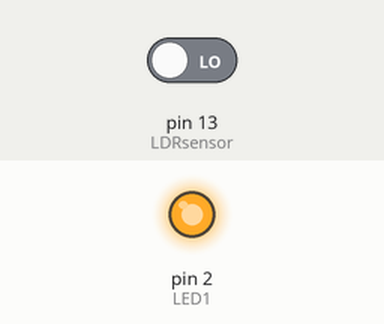
Bench run of a sketch on a simulated Arduino Uno, built with avr-gcc and run on an emulated ATmega328P. Parts: output pins drawn as LEDs (lit = HIGH). The test bench sets the inputs (shaded band); at power-on: pin 13 (LDRsensor) LOW.

Above: at 1.2 s.
1.3 s: pin 13 (LDRsensor) driven HIGH
At 2.1 s:
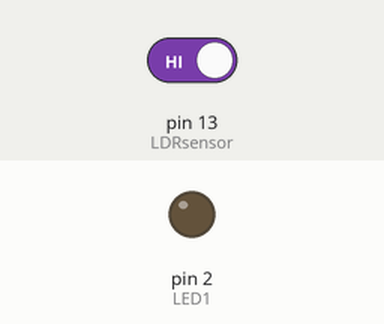
2.8 s: pin 13 (LDRsensor) driven LOW
At 3.3 s:
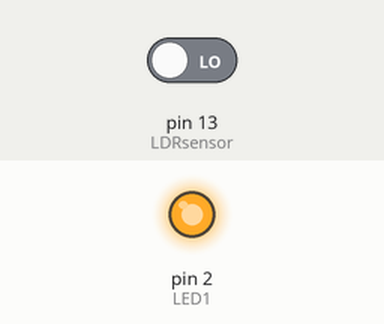
Timing chart, 0 to 5.8 s (numbered marks = the images above; inputs shaded):
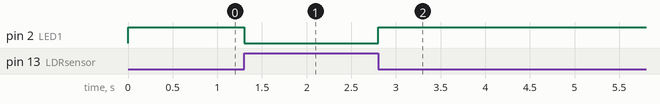

Measured:
- after the input at 1.3 s, pin 2 (LED1): HIGH → LOW at once
- after the input at 2.8 s, pin 2 (LED1): LOW → HIGH at once

The sketch:

LDRsensor.ino
```cpp
int LED1 = 2; // initialise the pin number
int LDRsensor = 13;  // initialise the pin number
void setup() {
  pinMode(LED1, OUTPUT); //setting the mode of pin (input/output)
  pinMode(LDRsensor, INPUT); //setting the mode of pin (input/output)
 }

// the loop function runs over and over again forever
void loop() {
  if(digitalRead(LDRsensor))    // Checking if there is no enough light
  {
        digitalWrite(LED1, LOW);   // turn the LED ON
  }
  else
  {
      digitalWrite(LED1, HIGH);     // turn the LED OFF
  }
}
```
